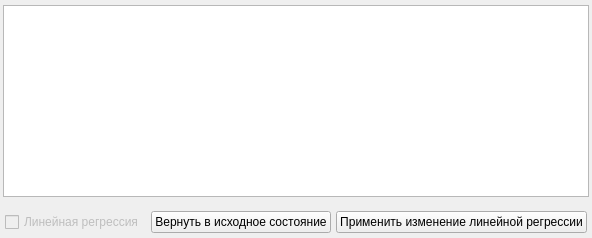
          <widget class="QWidget" name="tab_mainTests_pressure">
           <attribute name="title">
            <string>График давления от перемещения</string>
           </attribute>
           <layout class="QVBoxLayout" name="verticalLayout_57">
            <property name="spacing">
             <number>6</number>
            </property>
            <property name="leftMargin">
             <number>0</number>
            </property>
            <property name="topMargin">
             <number>2</number>
            </property>
            <property name="rightMargin">
             <number>0</number>
            </property>
            <property name="bottomMargin">
             <number>0</number>
            </property>
            <item>
             <widget class="QFrame" name="frame_chartPressure_Section">
              <property name="sizePolicy">
               <sizepolicy hsizetype="Expanding" vsizetype="Expanding">
                <horstretch>0</horstretch>
                <verstretch>0</verstretch>
               </sizepolicy>
              </property>
              <property name="autoFillBackground">
               <bool>false</bool>
              </property>
              <property name="frameShape">
               <enum>QFrame::Shape::NoFrame</enum>
              </property>
              <layout class="QVBoxLayout" name="verticalLayout_13">
               <property name="spacing">
                <number>0</number>
               </property>
               <property name="leftMargin">
                <number>3</number>
               </property>
               <property name="topMargin">
                <number>3</number>
               </property>
               <property name="rightMargin">
                <number>3</number>
               </property>
               <property name="bottomMargin">
                <number>3</number>
               </property>
               <item>
                <widget class="Widgets::Chart::ChartView" name="Chart_pressure"/>
               </item>
              </layout>
             </widget>
            </item>
            <item>
             <widget class="QFrame" name="frame_pressureMenu_Section">
              <property name="sizePolicy">
               <sizepolicy hsizetype="Preferred" vsizetype="Maximum">
                <horstretch>0</horstretch>
                <verstretch>0</verstretch>
               </sizepolicy>
              </property>
              <property name="frameShape">
               <enum>QFrame::Shape::NoFrame</enum>
              </property>
              <layout class="QHBoxLayout" name="horizontalLayout_2">
               <property name="spacing">
                <number>5</number>
               </property>
               <property name="leftMargin">
                <number>5</number>
               </property>
               <property name="topMargin">
                <number>5</number>
               </property>
               <property name="rightMargin">
                <number>5</number>
               </property>
               <property name="bottomMargin">
                <number>5</number>
               </property>
               <item>
                <widget class="QCheckBox" name="checkBox_regression">
                 <property name="enabled">
                  <bool>false</bool>
                 </property>
                 <property name="sizePolicy">
                  <sizepolicy hsizetype="Minimum" vsizetype="Preferred">
                   <horstretch>0</horstretch>
                   <verstretch>0</verstretch>
                  </sizepolicy>
                 </property>
                 <property name="text">
                  <string>Линейная регрессия</string>
                 </property>
                 <property name="checkable">
                  <bool>true</bool>
                 </property>
                 <property name="checked">
                  <bool>false</bool>
                 </property>
                 <property name="tristate">
                  <bool>false</bool>
                 </property>
                </widget>
               </item>
               <item>
                <spacer name="horizontalSpacer">
                 <property name="orientation">
                  <enum>Qt::Orientation::Horizontal</enum>
                 </property>
                 <property name="sizeHint" stdset="0">
                  <size>
                   <width>2</width>
                   <height>2</height>
                  </size>
                 </property>
                </spacer>
               </item>
               <item>
                <widget class="QPushButton" name="pushButton_inistalState">
                 <property name="text">
                  <string>Вернуть в исходное состояние</string>
                 </property>
                </widget>
               </item>
               <item>
                <widget class="QPushButton" name="pushButton_recalculationRegression">
                 <property name="text">
                  <string>Применить изменение линейной регрессии</string>
                 </property>
                </widget>
               </item>
              </layout>
             </widget>
            </item>
           </layout>
          </widget>
